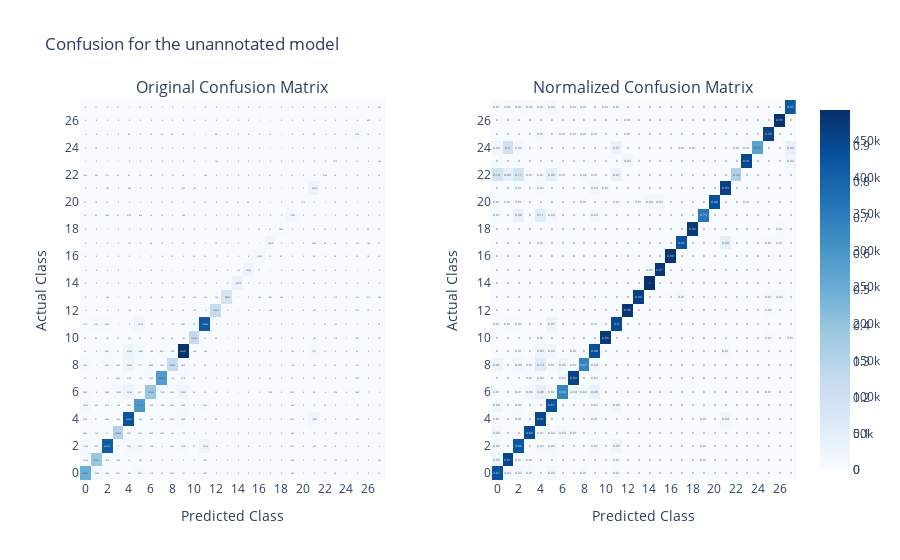

Notebook code for this chart:
### Code cell
import plotly.graph_objects as go
from plotly.subplots import make_subplots
import numpy as np
from sklearn.metrics import confusion_matrix

cm = confusion_matrix(y_test, y_pred)

cm_normalized = cm.astype('float') / cm.sum(axis=1)[:, np.newaxis]

fig = make_subplots(
    rows=1, cols=2,
    subplot_titles=("Original Confusion Matrix", "Normalized Confusion Matrix"),
    horizontal_spacing=0.15  
)


fig.add_trace(
    go.Heatmap(
        z=cm,
        x=class_labels,
        y=class_labels,
        colorscale='Blues',
        text=cm,
        texttemplate="%{text}",
        showscale=True
    ),
    row=1, col=1
)

fig.add_trace(
    go.Heatmap(
        z=cm_normalized,
        x=class_labels,
        y=class_labels,
        colorscale='Blues',
        text=np.round(cm_normalized, 2),
        texttemplate="%{text}",
        showscale=True
    ),
    row=1, col=2
)

fig.update_layout(
    title_text="Confusion for the unannotated model",
    xaxis_title="Predicted Class",
    yaxis_title="Actual Class",
    xaxis2_title="Predicted Class",
    yaxis2_title="Actual Class"
)

fig.show()

### Figure 1 — Plotly figure (JSON) as saved in the notebook; plotly's stock layout.template omitted (floating-point values rounded to 4 significant figures; data arrays with more than 128 entries replaced by an {"elided": "..."} marker saying what was removed)
{"data": [{"colorscale": [[0, "rgb(247,251,255)"], [0.125, "rgb(222,235,247)"], [0.25, "rgb(198,219,239)"], [0.375, "rgb(158,202,225)"], [0.5, "rgb(107,174,214)"], [0.625, "rgb(66,146,198)"], [0.75, "rgb(33,113,181)"], [0.875, "rgb(8,81,156)"], [1, "rgb(8,48,107)"]], "showscale": true, "text": {"elided": "28x28 int values"}, "texttemplate": "%{text}", "type": "heatmap", "x": ["0", "1", "2", "3", "4", "5", "6", "7", "8", "9", "10", "11", "12", "13", "14", "15", "16", "17", "18", "19", "20", "21", "22", "23", "24", "25", "26", "27"], "xaxis": "x", "y": ["0", "1", "2", "3", "4", "5", "6", "7", "8", "9", "10", "11", "12", "13", "14", "15", "16", "17", "18", "19", "20", "21", "22", "23", "24", "25", "26", "27"], "yaxis": "y", "z": {"elided": "28x28 int values"}}, {"colorscale": [[0, "rgb(247,251,255)"], [0.125, "rgb(222,235,247)"], [0.25, "rgb(198,219,239)"], [0.375, "rgb(158,202,225)"], [0.5, "rgb(107,174,214)"], [0.625, "rgb(66,146,198)"], [0.75, "rgb(33,113,181)"], [0.875, "rgb(8,81,156)"], [1, "rgb(8,48,107)"]], "showscale": true, "text": {"elided": "28x28 float values"}, "texttemplate": "%{text}", "type": "heatmap", "x": ["0", "1", "2", "3", "4", "5", "6", "7", "8", "9", "10", "11", "12", "13", "14", "15", "16", "17", "18", "19", "20", "21", "22", "23", "24", "25", "26", "27"], "xaxis": "x2", "y": ["0", "1", "2", "3", "4", "5", "6", "7", "8", "9", "10", "11", "12", "13", "14", "15", "16", "17", "18", "19", "20", "21", "22", "23", "24", "25", "26", "27"], "yaxis": "y2", "z": {"elided": "28x28 float values"}}], "layout": {"annotations": [{"font": {"size": 16}, "showarrow": false, "text": "Original Confusion Matrix", "x": 0.2125, "xanchor": "center", "xref": "paper", "y": 1, "yanchor": "bottom", "yref": "paper"}, {"font": {"size": 16}, "showarrow": false, "text": "Normalized Confusion Matrix", "x": 0.7875, "xanchor": "center", "xref": "paper", "y": 1, "yanchor": "bottom", "yref": "paper"}], "title": {"text": "Confusion for the unannotated model"}, "xaxis": {"anchor": "y", "domain": [0, 0.425], "title": {"text": "Predicted Class"}}, "xaxis2": {"anchor": "y2", "domain": [0.575, 1], "title": {"text": "Predicted Class"}}, "yaxis": {"anchor": "x", "domain": [0, 1], "title": {"text": "Actual Class"}}, "yaxis2": {"anchor": "x2", "domain": [0, 1], "title": {"text": "Actual Class"}}}}
